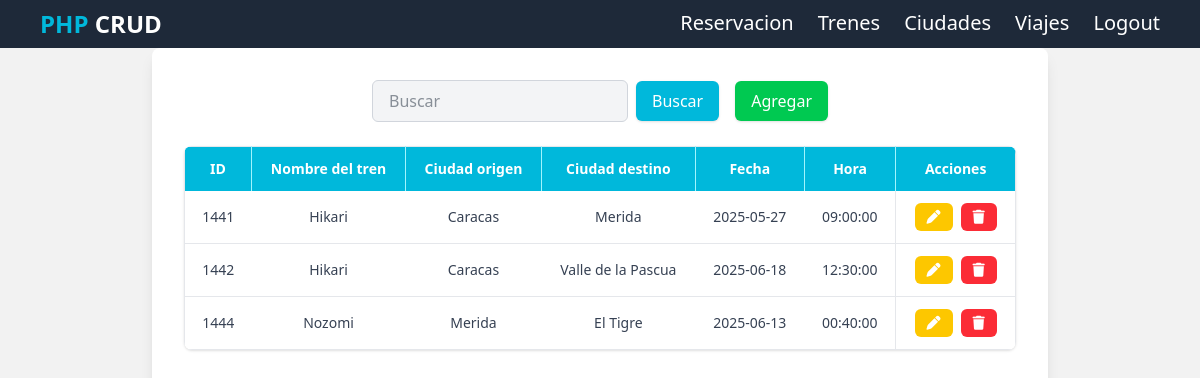
/static/templates/trip_views/read_trip.php (signed in), run on the app's committed database.
### tables this page shows
CREATE TABLE `viajes` (
  `codigo` int(15) NOT NULL,
  `fk_codigo_tren` int(15) NOT NULL,
  `fk_codigo_origen` int(15) NOT NULL,
  `fk_codigo_destino` int(15) NOT NULL,
  `fecha` date NOT NULL,
  `hora` time NOT NULL
);

CREATE TABLE `trenes` (
  `codigo` int(15) NOT NULL,
  `nombre` varchar(30) NOT NULL,
  `velocidad` int(3) NOT NULL,
  `capacidad_economica` int(2) NOT NULL,
  `capacidad_turista` int(2) NOT NULL,
  `capacidad_primera` int(2) NOT NULL
);

CREATE TABLE `ciudades` (
  `codigo` int(15) NOT NULL,
  `nombre` varchar(30) NOT NULL
);

### app/controllers/trip_controllers/get_trip.php (the view)
<?php
include "../../../app/config/database.php";
$sql = "SELECT v.*, t.nombre AS nombre_tren, c1.nombre AS ciudad_origen, c2.nombre AS ciudad_destino
        FROM viajes v
        JOIN trenes t ON v.fk_codigo_tren = t.codigo
        JOIN ciudades c1 ON v.fk_codigo_origen = c1.codigo
        JOIN ciudades c2 ON v.fk_codigo_destino = c2.codigo";
$result = mysqli_query($conn, $sql);
while ($row = mysqli_fetch_array($result)) { ?>
<tr class="hover:bg-gray-50 transition-colors duration-200 border-b border-gray-200">
    <td class="px-4 py-3"><?php echo $row['codigo'];?></td>
    <td class="px-4 py-3"><?php echo $row['nombre_tren'];?></td>
    <td class="px-4 py-3"><?php echo $row['ciudad_origen'];?> </td>
    <td class="px-4 py-3"><?php echo $row['ciudad_destino'];?></td>
    <td class="px-4 py-3"><?php echo $row['fecha'];?></td>
    <td class="px-4 py-3 border-r border-gray-200"><?php echo $row['hora'];?></td>
    <td class="px-4 py-3 flex gap-2 justify-center items-center">
        <a href="./edit_trip.php?id=<?php echo $row['codigo']; ?>" class="px-3 py-1 bg-yellow-400 hover:bg-yellow-500 text-white rounded-md text-md font-semibold transition-colors duration-200"><i class="fa-solid fa-pen"></i></a>
        <a href="/server/app/controllers/trip_controllers/delete_trip.php?id=<?php echo $row['codigo']; ?>" class="px-3 py-1 bg-red-500 hover:bg-red-600 text-white rounded-md text-md font-semibold transition-colors duration-200"><i class="fa-solid fa-trash"></i></a>
    </td>
</tr>
<?php } ?>

### data on the page
viajes: codigo "1441", fk_codigo_tren.nombre "Hikari", fk_codigo_origen.nombre "Caracas", fk_codigo_destino.nombre "Merida", fecha "2025-05-27", hora "09:00:00"
viajes: codigo "1442", fk_codigo_tren.nombre "Hikari", fk_codigo_origen.nombre "Caracas", fk_codigo_destino.nombre "Valle de la Pascua", fecha "2025-06-18", hora "12:30:00"
viajes: codigo "1444", fk_codigo_tren.nombre "Nozomi", fk_codigo_origen.nombre "Merida", fk_codigo_destino.nombre "El Tigre", fecha "2025-06-13", hora "00:40:00"
